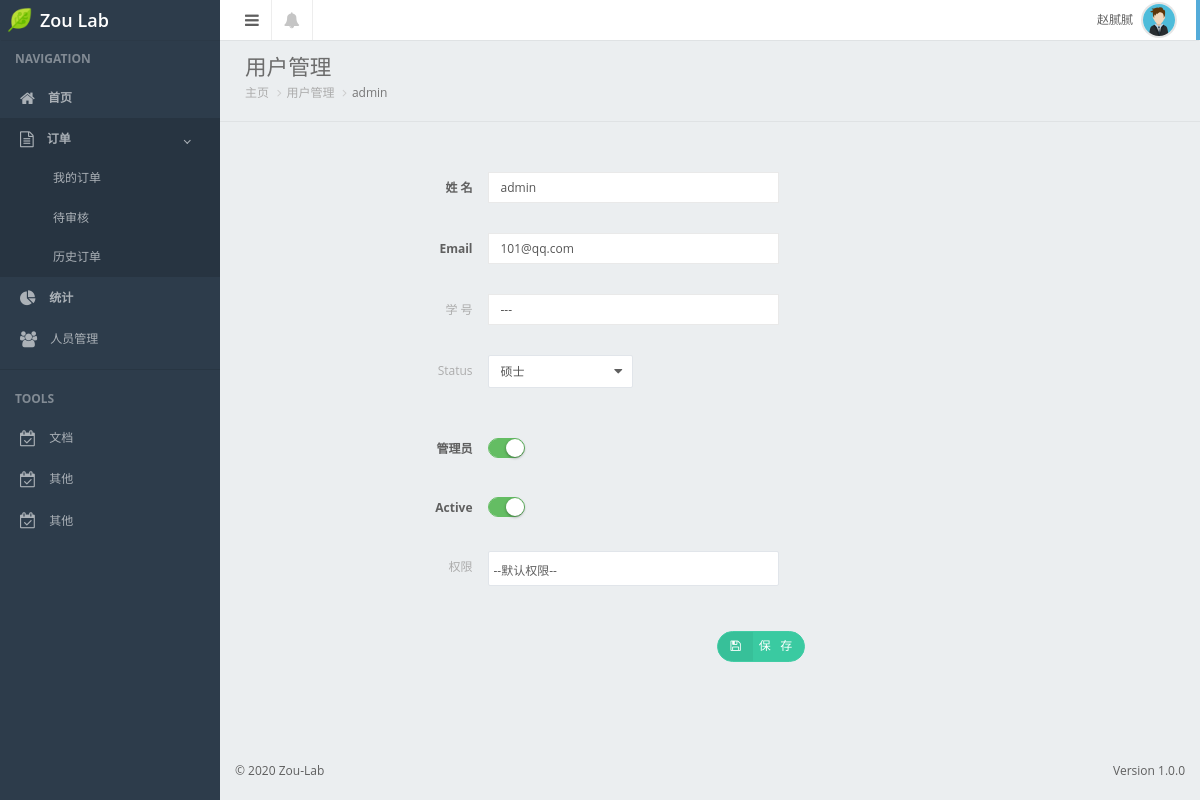
/userinfo/1 (signed in), run on the app's committed database.
### web/models.py (models this page shows, shortened)
class UserProfile(AbstractBaseUser, PermissionsMixin):
    email = models.EmailField(
        verbose_name='email address',
        max_length=255,
        unique=True,
        null = True,
    )
    name = models.CharField(max_length=64, )
    password = models.CharField(_("password"), max_length=128)
    user_type_choices = (
        (0, "老师"),
        (1, "博士"),
        (2, "硕士"),
        (3, "本科生"),
        (4, "已毕业"),
        (5, "----")
    )
    user_type = models.SmallIntegerField(choices=user_type_choices, verbose_name="用户类型", null=True, default=5)
    stu_number = models.CharField(max_length=16, blank=True, default="---", verbose_name="学号")
    avatar = models.ImageField(verbose_name="头像", upload_to = user_directory_path, blank = True, null = True)
    is_active = models.BooleanField(default=True)
    is_admin = models.BooleanField(default=False)
    objects = MyUserManager()
    USERNAME_FIELD = 'email'
    REQUIRED_FIELDS = ['name']
    def has_perm(self, perm, obj=None):
        if self.is_admin:
            return True
        else:
            user_perms_codename = self.user_permissions.all().values_list("codename")
            return (perm, ) in user_perms_codename
    class Meta:
        verbose_name = "用户信息"
        verbose_name_plural = "用户信息"
        permissions = (
            ("web__check_orders", "审核订单"),
            ("web__edit_history_orders", "修改历史订单"),
            ("web__edit_user_info", "修改用户信息"),
        )

### web/permissions.py (the view)
    def inner(*args, **kwargs):
        if not perm_check(*args, **kwargs):
            return HttpResponse(status=403)
        return func(*args, **kwargs)

### web/permissions.py (called while the page is built)
def check_permission(func):
    def inner(*args, **kwargs):
        if not perm_check(*args, **kwargs):
            return HttpResponse(status=403)
        return func(*args, **kwargs)
    return inner

### web/views.py (called while the page is built, shortened)
@check_permission
@login_required
def user_edit(request, user_id):
    user_obj = models.UserProfile.objects.get(id=user_id)
    user_perms = user_obj.user_permissions.all().values_list("id", "name")
    all_perms = user_obj.user_permissions.model.objects.filter(codename__contains="web__").values_list("id", "name")
    has_edit_perm = request.user.has_perm("web__edit_user_info")
    return render(request, "web/user_info_edit.html", {"user": user_obj,
                                                        "user_types": user_obj.user_type_choices,
                                                        "user_perms": user_perms,
                                                        "all_perms": all_perms,
                                                        "has_edit_perm": has_edit_perm,
                                                        })

### templates/web/user_info_edit.html (shortened to what this page needs)
{% extends "web/index.html" %}
{% load tags %}
{% block content %}
<div class="" id="content-container">
    <div id="page-title">
        <h1 class="page-header text-overflow">用户管理</h1>
    </div>
    <ol class="breadcrumb">
        <li><a href="/">主页</a></li>
        <li><a href="/userinfo">用户管理</a></li>
        <li class="active">{{ user.name }}</li>
    </ol>
    <hr>
    <div id="page-content">
        <form class="form-horizontal order-create">
            <div class="panel-body">
                <div class="form-group">
                    <label for="demo-is-inputnormal" class="col-sm-3 control-label text-bold">姓&nbsp;名</label>
                    <div class="col-sm-4">
                        <input type="text" name="name" class="form-control" value="{{ user.name }}">
                    </div>
                </div>
                <div class="form-group">
                    <label for="demo-is-inputnormal" class="col-sm-3 control-label text-bold">Email</label>
                    <div class="col-sm-4">
                        <input type="text" name="email" class="form-control" value="{{ user.email }}">
                    </div>
                </div>
                <div class="form-group">
                    <label for="demo-is-inputnormal" class="col-sm-3 control-label text-muted">学&nbsp;号</label>
                    <div class="col-sm-4">
                        <input type="text" name="stu_number" class="form-control" value="{{ user.stu_number }}">
                    </div>
                </div>
                <div class="form-group">
                    <label for="demo-is-inputnormal" class="col-sm-3 control-label text-muted">Status</label>
                    <div class="col-sm-4">
                    </div>
                </div>
                <div class="form-group">
                    <label for="demo-is-inputnormal" class="col-sm-3 control-label text-bold">管理员</label>
                    <div class="col-sm-4">
                    </div>
                </div>
                <div class="form-group">
                    <label for="demo-is-inputnormal" class="col-sm-3 control-label text-bold">Active</label>
                    <div class="col-sm-4">
                    </div>
                </div>
                <div class="form-group">
                    <label for="demo-is-inputnormal" class="col-sm-3 control-label text-muted">权限</label>
                    <div class="col-sm-4">
                    </div>
                </div>
                {% if has_edit_perm %}
                <div class="row">
                    <div class="col-sm-2 col-sm-offset-4">
                    </div>
                    <div class="col-sm-4 col-sm-offset">
                        <button class="btn btn-mint btn-rounded  btn-labeled fa fa-save fa-lg" id="user-save">保&nbsp;&nbsp;&nbsp;存</button>
                    </div>
                </div>
                {% endif %}
            </div>
        </form>
    </div>
</div>
{% endblock %}
{% block css %}
<link href="/static/plugins/fooTable/css/footable.core.css" rel="stylesheet">
<link href="/static/plugins/switchery/switchery.min.css" rel="stylesheet">
<link rel="stylesheet" href="/static/plugins/chosen/chosen.min.css">
{% endblock %}

### templates/web/index.html (shortened to what this page needs)
<!DOCTYPE html>
<html lang="en">
<head>
    <link href="/static/plugins/bootstrap-select/bootstrap-select.min.css" rel="stylesheet">
	<link href="/static/css/bootstrap.min.css" rel="stylesheet">
    <link href="/static/css/bootstrap.css" rel="stylesheet">
    <link href="/static/css/nifty.min.css" rel="stylesheet">
    <link href="/static/plugins/font-awesome/css/font-awesome.min.css" rel="stylesheet">
	{% block css %}
	{% endblock %}
</head>
<body>
	<div id="container" class="effect mainnav-lg">
        <header id="navbar">
            <div id="navbar-container" class="boxed">
                <div class="navbar-header">
                    <a href="#" class="navbar-brand">
                        <img src="/static/img/logo.png" id="page-logo" alt="Logo" class="brand-icon" height="20px" width="20px" style="
                        width: 25px;
                        height: 26px;
                        margin-left: 7px;
                        margin-top: 7px;
                    ">
                        <div class="brand-title">
                            <span class="brand-text">Zou Lab</span>
                        </div>
                    </a>
                </div>
                <div class="navbar-content clearfix">
                    <ul class="nav navbar-top-links pull-left">
                        <li class="tgl-menu-btn">
                            <a class="mainnav-toggle" href="#">
                                <i class="fa fa-navicon fa-lg"></i>
                            </a>
						</li>
						<li class="dropdown">
                            <a href="#" data-toggle="dropdown" class="dropdown-toggle" aria-expanded="true">
                                <i class="fa fa-bell fa-lg"></i>
                            </a>
                        </li>
                    </ul>
                    <ul class="nav navbar-top-links pull-right">
                        <li id="dropdown-user" class="dropdown" style="border: 0;">
                            <a href="#" data-toggle="dropdown" class="dropdown-toggle text-right">
                                <span class="pull-right">
                                    <img class="img-circle img-user media-object" src="/static/img/av1.png" alt="Profile Picture">
                                </span>
                                <div class="username hidden-xs">{{ request.user.name }}</div>
                            </a>
                        </li>
                    </ul>
                </div>
            </div>
        </header>
		<div class="boxed">
			{% block content %}
			{% endblock %}
            <nav id="mainnav-container" style="padding-top: 0px;">
                <div id="mainnav" style="padding-top: 40px;">
                    <div id="mainnav-menu-wrap">
                        <div class="nano">
                            <div class="nano-content">
                                <ul id="mainnav-menu" class="list-group">
						            <li class="list-header">Navigation</li>
						            <li class="home active-link">
						                <a href="/home">
						                    <i class="fa fa-home fa-lg"></i>
						                    <span class="menu-title">
												<strong>首页</strong>
											</span>
						                </a>
						            </li>
						            <li class="order">
						                <a href="#">
						                    <i class="fa fa-file-text-o fa-lg"></i>
						                    <span class="menu-title">
												<strong>订单</strong>
											</span>
											<i class="arrow"></i>
                                        </a>
						                <ul class="collapse">
						                    <li class="order-sub myorder"><a href="/order/myorder">我的订单</a></li>
						                    <li class="order-sub check"><a href="/order/check/">待审核</a></li>
						                    <li class="order-sub history"><a href="/order/history/">历史订单</a></li>
						                </ul>
						            </li>
						            <li class="statisc">
						                <a href="#">
						                    <i class="fa fa-pie-chart fa-lg"></i>
						                    <span class="menu-title">
												<strong>统计</strong>
											</span>
                                        </a>
									</li>
									<li class="userinfo">
						                <a href="/userinfo/">
						                    <i class="fa fa-users fa-lg"></i>
						                    <span class="menu-title">人员管理</span>
						                </a>
						            </li>
						            <li class="list-divider"></li>
						            <li class="list-header">TOOLS</li>
						            <li class="document">
						                <a href="#">
						                    <i class="fa fa-calendar-check-o fa-lg"></i>
						                    <span class="menu-title">文档</span>
						                </a>
                                    </li>
                                    <li class="">
						                <a href="#">
						                    <i class="fa fa-calendar-check-o fa-lg"></i>
						                    <span class="menu-title">其他</span>
						                </a>
                                    </li>
                                    <li class="">
						                <a href="#">
						                    <i class="fa fa-calendar-check-o fa-lg"></i>
						                    <span class="menu-title">其他</span>
						                </a>
						            </li>
                            </div>
                        </div>
                    </div>
                </div>
            </nav>
		</div>
        <footer id="footer" class="hide-fixed">
            <div class="hide-fixed pull-right pad-rgt">Version 1.0.0</div>
            <p class="pad-lft">&#0169; 2020 Zou-Lab </p>
        </footer>
	</div>
</body>
</html>

### templates/web/user_info_edit.html (style rules this page uses)
.form-group { margin-bottom: 30px; }

### data on the page
UserProfile: user.name "赵腻腻"
UserProfile: name "admin", email "101@qq.com", stu_number "---"
